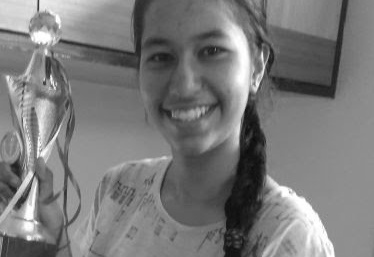
#> input picture test.jpg, 374 x 257 px; its folder holds only this picture in this run
$ python -i extract_faces.py   (imports and definitions only)
#> lines starting #> are read from the running program, lines starting #| are printed output that depends on the picture
#!/usr/bin/env python3
# -*- coding: utf-8 -*-
"""
Created on Sat Dec 22 20:20:12 2018

This file is to be executed to extract only faces from the dataset and save them in a different directory.
The images for a particular class will be stored in a single folder.

@author: myidispg
"""

import os
import cv2
import gc
import matplotlib.pyplot as plt

data_dir_base = '../Emotion-Dataset/cohn-kanade-images/'

# Get a list of all the subject directories in the dataset folder.
# [1 line that did not run here, left out]

# All the subfolders in the directories for each subject
sub_folders_dict = {}
# [9 lines not run here, left out]

# A function to take an image and return only the face from it.
casc_directory = 'face-cascades/'
def find_face(image_path):
    # Create the haar cascade
#> called with image_path = 'test.jpg'
    faceCascade1 = cv2.CascadeClassifier(os.path.join(casc_directory, 'haarcascade_frontalface_alt.xml'))
    faceCascade2 = cv2.CascadeClassifier(os.path.join(casc_directory, 'haarcascade_frontalface_alt2.xml'))
    faceCascade3 = cv2.CascadeClassifier(os.path.join(casc_directory, 'haarcascade_frontalface_alt_tree.xml'))
    faceCascade4 = cv2.CascadeClassifier(os.path.join(casc_directory, 'haarcascade_frontalface_default.xml'))
    # Read the image
    image = cv2.imread(image_path)
#> image is the input picture: shape (257, 374, 3); min 10, max 255, mean 122.2
    gray = cv2.cvtColor(image, cv2.COLOR_BGR2GRAY)
    # Detect faces in the image using 4 different classifiers
    faces1 = faceCascade1.detectMultiScale(
                gray,
                scaleFactor=1.2,
                minNeighbors=5
                )
#> faces1 = [[120, 6, 134, 134]]
    faces2 = faceCascade2.detectMultiScale(
                gray,
                scaleFactor=1.2,
                minNeighbors=5
                )
#> faces2 = [[121, 6, 134, 134]]
    faces3 = faceCascade3.detectMultiScale(
                gray,
                scaleFactor=1.2 ,
                minNeighbors=5
                )
#> faces3 = ()
    faces4 = faceCascade4.detectMultiScale(
                gray,
                scaleFactor=1.2,
                minNeighbors=5
                )
#> faces4 = [[122, 7, 128, 128]]

    # Go over the detected faces of all the classifiers and select one.
    if len(faces1) == 1:
        faces = faces1
#> faces = [[120, 6, 134, 134]]
    elif len(faces2) == 1:
        faces = faces2
    elif len(faces3) == 1:
        faces = faces3
    elif len(faces4) == 1:
        faces = faces4
    else:
        print('No faces found')

    # Return new image
    for (x, y, w, h) in faces:
        new_image = gray[y:y+h+20, x:x+w+20]
#> this loop made 1 pass
#> pass 1, in find_face, `new_image = gray[y:y+h+20, x:x+w+20]`:
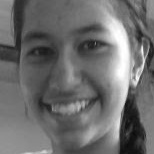
#> new_image: shape (154, 154); min 10, max 255, mean 108.9

    return new_image

# Go over all images, extract faces and save them

face_directory = '../faces-data/' # Root directory where the faces will be saved.

# adictionary which will serve as a counter for image names while saving them.
count_dictionary = {
        '001': 0000,
        '002': 0000,
        '003': 0000,
        '004': 0000,
        '005': 0000,
        '006': 0000,
        '007': 0000
        }

# The prefix is supposed to make the total length of file name of format 00000.png
def get_file_prefix(count):
    if count/10 < 1:
        return '0000'
    elif count/100 < 1:
        return '000'
    elif count/1000 < 1:
        return '00'
    elif count/10000 < 1:
        return '0'


# [20 lines not run here, left out]

total = 0

# [7 lines not run here, left out]

# Now to get a count of all the images in all the created directories.
# [1 line that did not run here, left out]
count_images = {
        '001': 0000,
        '002': 0000,
        '003': 0000,
        '004': 0000,
        '005': 0000,
        '006': 0000,
        '007': 0000
        }

# [2 lines not run here, left out]

# Plotting the number of image samples in each folder
plot_x = []
plot_y = []
# [11 lines not run here, left out]

>>> result = find_face('test.jpg')

$ run again, on angry-pg.jpg
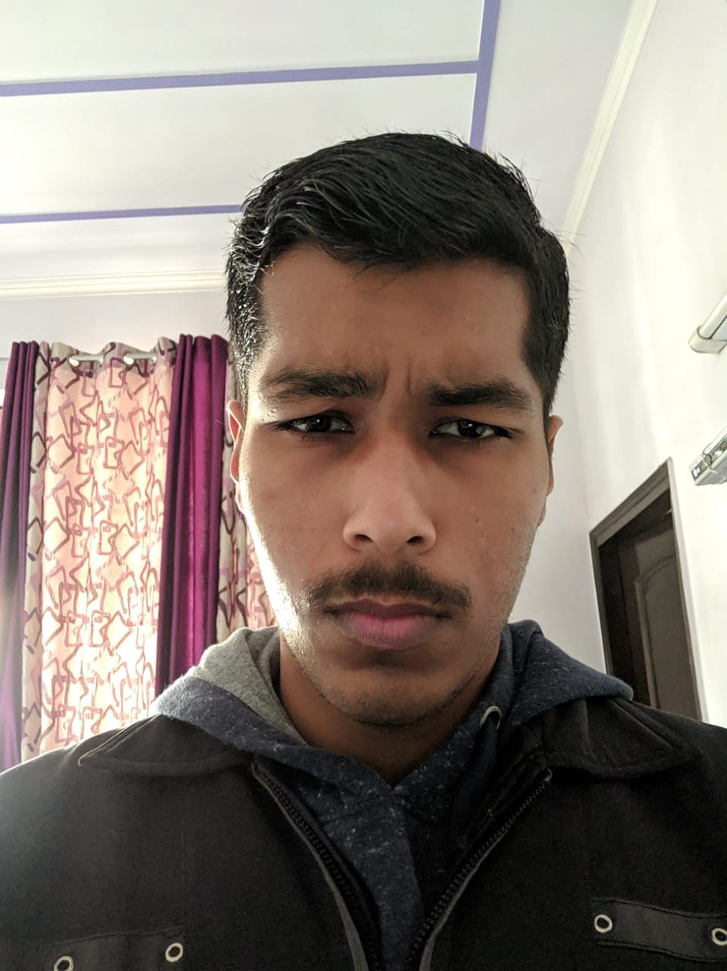
#> input picture angry-pg.jpg, 727 x 971 px, shrunk from 958 x 1280 before the run
#> in find_face, image is the input picture: shape (971, 727, 3); mean B, G, R 116.7, 124.5, 135.9
#> in find_face, `gray = cv2.cvtColor(image, cv2.COLOR_BGR2GRAY)`:
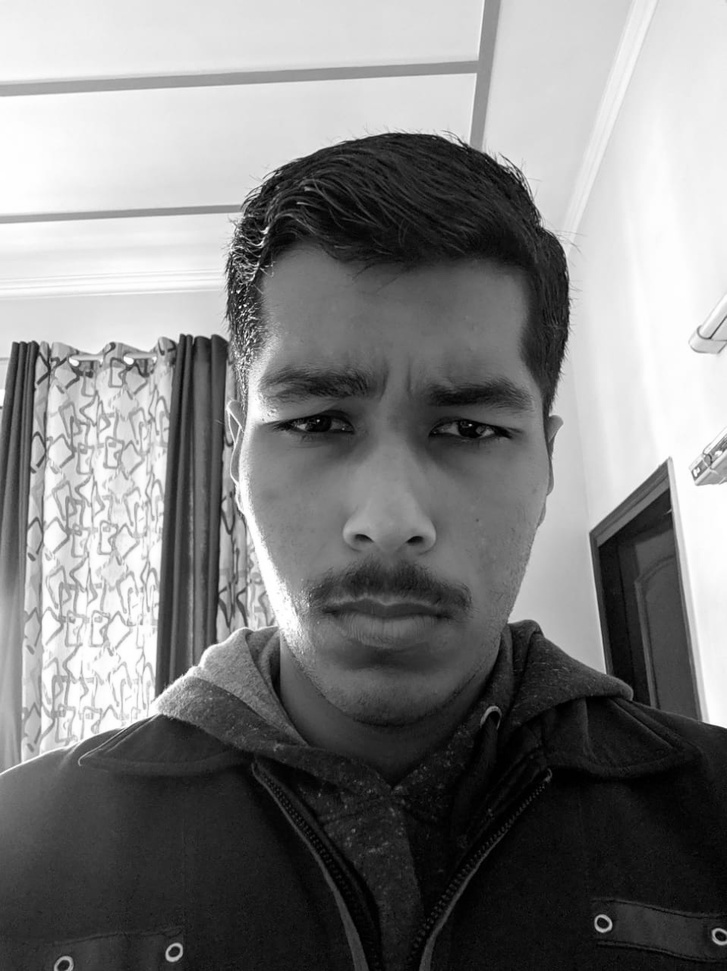
#> gray: shape (971, 727); min 0, max 255, mean 127.1
#> faces1 = [[180, 265, 431, 431]]
#> faces2 = [[184, 273, 422, 422]]
#> faces3 = ()
#> faces4 = [[183, 272, 424, 424]]
#> faces = [[180, 265, 431, 431]]
#> the loop in find_face, `for (x, y, w, h) in faces:` made 1 pass
#> pass 1, in find_face, `new_image = gray[y:y+h+20, x:x+w+20]`:
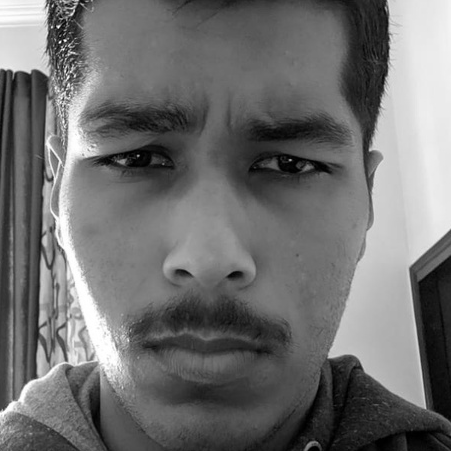
#> new_image: shape (451, 451); min 0, max 255, mean 111.4
